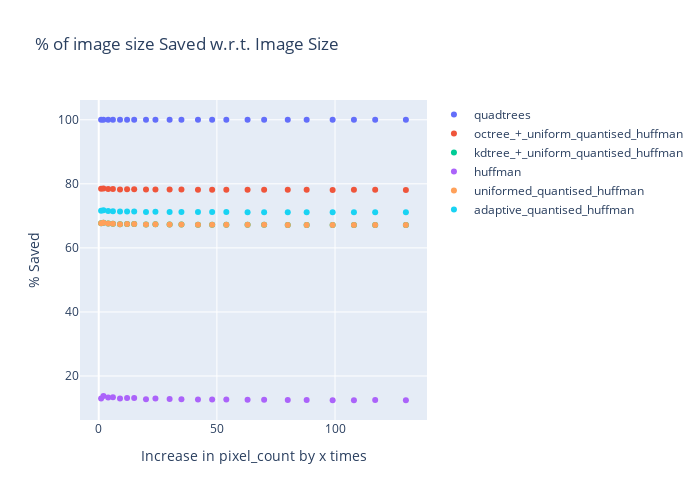

Write notebook code for a chart like this one.
### Code cell
plot_image(pixel_counts, percentSaved, "% of image size Saved w.r.t. Image Size", "% Saved")

### Figure 1 — Plotly figure (JSON) as saved in the notebook; plotly's stock layout.template omitted (floating-point values rounded to 4 significant figures)
{"data": [{"mode": "markers", "name": "quadtrees", "type": "scatter", "x": [1, 2, 4, 6, 9, 12, 15, 20, 24, 30, 35, 42, 48, 54, 63, 70, 80, 88, 99, 108, 117, 130], "y": [99.97, 99.99, 99.99, 100.0, 100.0, 100.0, 100.0, 100.0, 100.0, 100.0, 100.0, 100.0, 100.0, 100.0, 100.0, 100.0, 100.0, 100.0, 100.0, 100.0, 100.0, 100.0]}, {"mode": "markers", "name": "octree_+_uniform_quantised_huffman", "type": "scatter", "x": [1, 2, 4, 6, 9, 12, 15, 20, 24, 30, 35, 42, 48, 54, 63, 70, 80, 88, 99, 108, 117, 130], "y": [78.47, 78.56, 78.38, 78.37, 78.26, 78.3, 78.3, 78.19, 78.24, 78.2, 78.19, 78.16, 78.17, 78.16, 78.14, 78.14, 78.12, 78.12, 78.11, 78.11, 78.11, 78.1]}, {"mode": "markers", "name": "kdtree_+_uniform_quantised_huffman", "type": "scatter", "x": [1, 2, 4, 6, 9, 12, 15, 20, 24, 30, 35, 42, 48, 54, 63, 70, 80, 88, 99, 108, 117, 130], "y": [67.73, 67.84, 67.58, 67.56, 67.4, 67.45, 67.45, 67.29, 67.37, 67.3, 67.28, 67.24, 67.25, 67.24, 67.21, 67.21, 67.18, 67.18, 67.16, 67.16, 67.17, 67.15]}, {"mode": "markers", "name": "huffman", "type": "scatter", "x": [1, 2, 4, 6, 9, 12, 15, 20, 24, 30, 35, 42, 48, 54, 63, 70, 80, 88, 99, 108, 117, 130], "y": [12.98, 13.79, 13.33, 13.38, 12.99, 13.17, 13.16, 12.77, 12.98, 12.8, 12.77, 12.67, 12.7, 12.67, 12.6, 12.59, 12.52, 12.52, 12.47, 12.47, 12.49, 12.44]}, {"mode": "markers", "name": "uniformed_quantised_huffman", "type": "scatter", "x": [1, 2, 4, 6, 9, 12, 15, 20, 24, 30, 35, 42, 48, 54, 63, 70, 80, 88, 99, 108, 117, 130], "y": [67.73, 67.84, 67.58, 67.56, 67.4, 67.45, 67.45, 67.29, 67.37, 67.3, 67.28, 67.24, 67.25, 67.24, 67.21, 67.21, 67.18, 67.18, 67.16, 67.16, 67.17, 67.15]}, {"mode": "markers", "name": "adaptive_quantised_huffman", "type": "scatter", "x": [1, 2, 4, 6, 9, 12, 15, 20, 24, 30, 35, 42, 48, 54, 63, 70, 80, 88, 99, 108, 117, 130], "y": [71.62, 71.72, 71.48, 71.47, 71.32, 71.37, 71.36, 71.23, 71.29, 71.23, 71.22, 71.19, 71.19, 71.18, 71.16, 71.15, 71.13, 71.13, 71.11, 71.12, 71.12, 71.1]}], "layout": {"height": 500, "showlegend": true, "title": {"text": "% of image size Saved w.r.t. Image Size"}, "width": 700, "xaxis": {"autorange": true, "range": [-8.071, 139.1], "title": {"text": "Increase in pixel_count by x times"}, "type": "linear"}, "yaxis": {"autorange": true, "range": [6.274, 106.2], "title": {"text": "% Saved"}, "type": "linear"}}}
